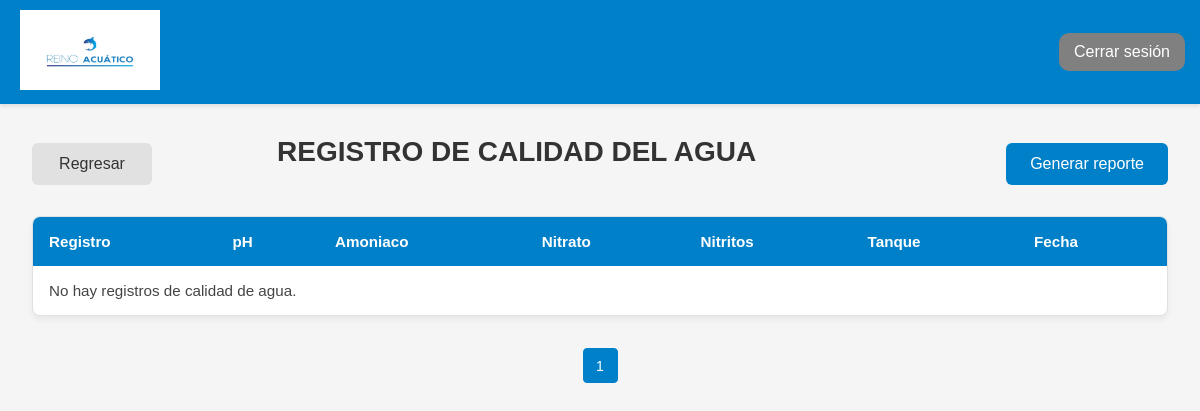
Before: /views/tabla_agua.php (signed in) with the older database file.
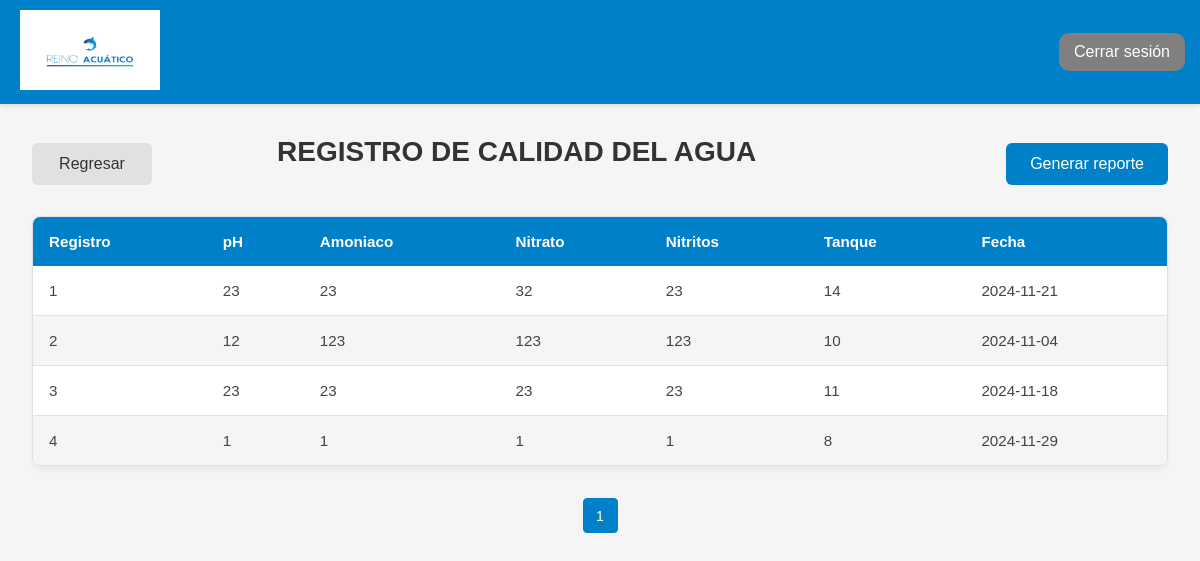
After: the same page with the newer database file.
### tables this page shows
CREATE TABLE `agua` (
  `pk_agua` smallint(6) NOT NULL,
  `ph` text NOT NULL,
  `amoniaco` text NOT NULL,
  `nitrato` text NOT NULL,
  `nitritos` text NOT NULL,
  `fk_tanque` smallint(6) NOT NULL,
  `fecha` date NOT NULL
);

### Class/clase_conexion.php (called while the page is built, shortened)
<?php
class Conexion {
    public static function conectar() {
        $servidor = "localhost";
        $usuario = "root";
        $contraseña = "";
        $nom_base_datos = "ges_acuario5";
        $conectar = new mysqli($servidor, $usuario, $contraseña, $nom_base_datos);
        return $conectar;
    }
}
?>

### views/tabla_agua.php (the view, shortened to what this page needs)
<?php
include_once '../functions/mostrar_agua.php';
$agua = new Agua();
$pagina = isset($_GET['pagina']) ? (int)$_GET['pagina'] : 1;
$porPagina = 30;
$resultado = $agua->obtener_calidad_agua_paginado($pagina, $porPagina);
?>
<!DOCTYPE html>
<html lang="es">
<head>
    <link rel="stylesheet" href="../Styles/tabla.css">
</head>
<body>
    <?php include("layout/header.php") ?>
    <div class="contenido">
        <div class="tabla">
            <div class="controles">
                <a onclick="window.location.href='panel.php'" type="button" class="btn">Regresar</a>
                <h2>REGISTRO DE CALIDAD DEL AGUA</h2><br>
                <div>
                    <a href="../fpdf/reporte_agua.php" target="_blank" class="generar-reporte">Generar reporte</a>
                </div>
            </div>
            <table>
                <thead>
                    <tr>
                        <th>Registro</th>
                        <th>pH</th>
                        <th>Amoniaco</th>
                        <th>Nitrato</th>
                        <th>Nitritos</th>
                        <th>Tanque</th>
                        <th>Fecha</th>
                    </tr>
                </thead>
                <tbody>
                <?php if (!empty($resultado['datos'])): ?>
                    <?php foreach ($resultado['datos'] as $calidad): ?>
                        <tr>
                            <td><?php echo htmlspecialchars($calidad['pk_agua']); ?></td>
                            <td><?php echo htmlspecialchars($calidad['ph']); ?></td>
                            <td><?php echo htmlspecialchars($calidad['amoniaco']); ?></td>
                            <td><?php echo htmlspecialchars($calidad['nitrato']); ?></td>
                            <td><?php echo htmlspecialchars($calidad['nitritos']); ?></td>
                            <td><?php echo htmlspecialchars($calidad['fk_tanque']); ?></td>
                            <td><?php echo htmlspecialchars($calidad['fecha']); ?></td>
                        </tr>
                    <?php endforeach; ?>
                <?php else: ?>
                    <tr>
                        <td colspan="7">No hay registros de calidad de agua.</td>
                    </tr>
                <?php endif; ?>
                </tbody>
            </table>
            <?php echo generarPaginacionAgua($resultado['totalPaginas'], $resultado['paginaActual']); ?>
        </div>
    </div>
</body>
</html>

Changed rows visible on the page:
added agua: pk_agua "1", ph "23", amoniaco "23", nitrato "32", nitritos "23", fk_tanque "14", fecha "2024-11-21"
added agua: pk_agua "2", ph "12", amoniaco "123", nitrato "123", nitritos "123", fk_tanque "10", fecha "2024-11-04"
added agua: pk_agua "3", ph "23", amoniaco "23", nitrato "23", nitritos "23", fk_tanque "11", fecha "2024-11-18"
added agua: pk_agua "4", ph "1", amoniaco "1", nitrato "1", nitritos "1", fk_tanque "8", fecha "2024-11-29"
Other visible differences:
text no longer shown: "No hay registros de calidad de agua."
